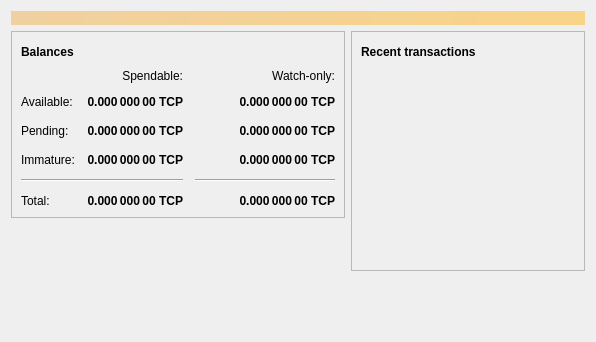
<?xml version="1.0" encoding="UTF-8"?>
<ui version="4.0">
 <class>OverviewPage</class>
 <widget class="QWidget" name="OverviewPage">
  <property name="geometry">
   <rect>
    <x>0</x>
    <y>0</y>
    <width>596</width>
    <height>342</height>
   </rect>
  </property>
  <property name="windowTitle">
   <string>Form</string>
  </property>
  <layout class="QVBoxLayout" name="topLayout">
   <item>
    <widget class="QLabel" name="labelAlerts">
     <property name="visible">
      <bool>false</bool>
     </property>
     <property name="styleSheet">
      <string notr="true">QLabel { background-color: qlineargradient(x1: 0, y1: 0, x2: 1, y2: 0, stop:0 #F0D0A0, stop:1 #F8D488); color:#000000; }</string>
     </property>
     <property name="wordWrap">
      <bool>true</bool>
     </property>
     <property name="margin">
      <number>3</number>
     </property>
     <property name="textInteractionFlags">
      <set>Qt::TextSelectableByMouse</set>
     </property>
    </widget>
   </item>
   <item>
    <layout class="QHBoxLayout" name="horizontalLayout" stretch="1,1">
     <item>
      <layout class="QVBoxLayout" name="verticalLayout_2">
       <item>
        <widget class="QFrame" name="frame">
         <property name="frameShape">
          <enum>QFrame::StyledPanel</enum>
         </property>
         <property name="frameShadow">
          <enum>QFrame::Raised</enum>
         </property>
         <layout class="QVBoxLayout" name="verticalLayout_4">
          <item>
           <layout class="QHBoxLayout" name="horizontalLayout_4">
            <item>
             <widget class="QLabel" name="label_5">
              <property name="font">
               <font>
                <weight>75</weight>
                <bold>true</bold>
               </font>
              </property>
              <property name="text">
               <string>Balances</string>
              </property>
             </widget>
            </item>
            <item>
             <widget class="QPushButton" name="labelWalletStatus">
              <property name="enabled">
               <bool>true</bool>
              </property>
              <property name="maximumSize">
               <size>
                <width>30</width>
                <height>16777215</height>
               </size>
              </property>
              <property name="toolTip">
               <string>The displayed information may be out of date. Your wallet automatically synchronizes with the TavecchiacoinPay network after a connection is established, but this process has not completed yet.</string>
              </property>
              <property name="text">
               <string/>
              </property>
              <property name="icon">
               <iconset resource="../tavecchiacoinpay.qrc">
                <normaloff>:/icons/warning</normaloff>
                <disabledoff>:/icons/warning</disabledoff>:/icons/warning</iconset>
              </property>
              <property name="iconSize">
               <size>
                <width>24</width>
                <height>24</height>
               </size>
              </property>
              <property name="flat">
               <bool>true</bool>
              </property>
             </widget>
            </item>
            <item>
             <spacer name="horizontalSpacer_3">
              <property name="orientation">
               <enum>Qt::Horizontal</enum>
              </property>
              <property name="sizeHint" stdset="0">
               <size>
                <width>40</width>
                <height>20</height>
               </size>
              </property>
             </spacer>
            </item>
           </layout>
          </item>
          <item>
           <layout class="QGridLayout" name="gridLayout">
            <property name="spacing">
             <number>12</number>
            </property>
            <item row="2" column="2">
             <widget class="QLabel" name="labelWatchPending">
              <property name="font">
               <font>
                <weight>75</weight>
                <bold>true</bold>
               </font>
              </property>
              <property name="cursor">
               <cursorShape>IBeamCursor</cursorShape>
              </property>
              <property name="toolTip">
               <string>Unconfirmed transactions to watch-only addresses</string>
              </property>
              <property name="text">
               <string notr="true">0.000 000 00 TCP</string>
              </property>
              <property name="alignment">
               <set>Qt::AlignRight|Qt::AlignTrailing|Qt::AlignVCenter</set>
              </property>
              <property name="textInteractionFlags">
               <set>Qt::LinksAccessibleByMouse|Qt::TextSelectableByKeyboard|Qt::TextSelectableByMouse</set>
              </property>
             </widget>
            </item>
            <item row="2" column="1">
             <widget class="QLabel" name="labelUnconfirmed">
              <property name="font">
               <font>
                <weight>75</weight>
                <bold>true</bold>
               </font>
              </property>
              <property name="cursor">
               <cursorShape>IBeamCursor</cursorShape>
              </property>
              <property name="toolTip">
               <string>Total of transactions that have yet to be confirmed, and do not yet count toward the spendable balance</string>
              </property>
              <property name="text">
               <string notr="true">0.000 000 00 TCP</string>
              </property>
              <property name="alignment">
               <set>Qt::AlignRight|Qt::AlignTrailing|Qt::AlignVCenter</set>
              </property>
              <property name="textInteractionFlags">
               <set>Qt::LinksAccessibleByMouse|Qt::TextSelectableByKeyboard|Qt::TextSelectableByMouse</set>
              </property>
             </widget>
            </item>
            <item row="3" column="2">
             <widget class="QLabel" name="labelWatchImmature">
              <property name="font">
               <font>
                <weight>75</weight>
                <bold>true</bold>
               </font>
              </property>
              <property name="cursor">
               <cursorShape>IBeamCursor</cursorShape>
              </property>
              <property name="toolTip">
               <string>Mined balance in watch-only addresses that has not yet matured</string>
              </property>
              <property name="text">
               <string notr="true">0.000 000 00 TCP</string>
              </property>
              <property name="alignment">
               <set>Qt::AlignRight|Qt::AlignTrailing|Qt::AlignVCenter</set>
              </property>
              <property name="textInteractionFlags">
               <set>Qt::LinksAccessibleByMouse|Qt::TextSelectableByKeyboard|Qt::TextSelectableByMouse</set>
              </property>
             </widget>
            </item>
            <item row="4" column="0" colspan="2">
             <widget class="Line" name="line">
              <property name="orientation">
               <enum>Qt::Horizontal</enum>
              </property>
             </widget>
            </item>
            <item row="4" column="2">
             <widget class="Line" name="lineWatchBalance">
              <property name="sizePolicy">
               <sizepolicy hsizetype="Preferred" vsizetype="Fixed">
                <horstretch>0</horstretch>
                <verstretch>0</verstretch>
               </sizepolicy>
              </property>
              <property name="minimumSize">
               <size>
                <width>140</width>
                <height>0</height>
               </size>
              </property>
              <property name="orientation">
               <enum>Qt::Horizontal</enum>
              </property>
             </widget>
            </item>
            <item row="5" column="0">
             <widget class="QLabel" name="labelTotalText">
              <property name="text">
               <string>Total:</string>
              </property>
             </widget>
            </item>
            <item row="3" column="1">
             <widget class="QLabel" name="labelImmature">
              <property name="font">
               <font>
                <weight>75</weight>
                <bold>true</bold>
               </font>
              </property>
              <property name="cursor">
               <cursorShape>IBeamCursor</cursorShape>
              </property>
              <property name="toolTip">
               <string>Mined balance that has not yet matured</string>
              </property>
              <property name="text">
               <string notr="true">0.000 000 00 TCP</string>
              </property>
              <property name="alignment">
               <set>Qt::AlignRight|Qt::AlignTrailing|Qt::AlignVCenter</set>
              </property>
              <property name="textInteractionFlags">
               <set>Qt::LinksAccessibleByMouse|Qt::TextSelectableByKeyboard|Qt::TextSelectableByMouse</set>
              </property>
             </widget>
            </item>
            <item row="2" column="3">
             <spacer name="horizontalSpacer_2">
              <property name="orientation">
               <enum>Qt::Horizontal</enum>
              </property>
              <property name="sizeHint" stdset="0">
               <size>
                <width>40</width>
                <height>20</height>
               </size>
              </property>
             </spacer>
            </item>
            <item row="3" column="0">
             <widget class="QLabel" name="labelImmatureText">
              <property name="text">
               <string>Immature:</string>
              </property>
             </widget>
            </item>
            <item row="5" column="1">
             <widget class="QLabel" name="labelTotal">
              <property name="font">
               <font>
                <weight>75</weight>
                <bold>true</bold>
               </font>
              </property>
              <property name="cursor">
               <cursorShape>IBeamCursor</cursorShape>
              </property>
              <property name="toolTip">
               <string>Your current total balance</string>
              </property>
              <property name="text">
               <string notr="true">0.000 000 00 TCP</string>
              </property>
              <property name="alignment">
               <set>Qt::AlignRight|Qt::AlignTrailing|Qt::AlignVCenter</set>
              </property>
              <property name="textInteractionFlags">
               <set>Qt::LinksAccessibleByMouse|Qt::TextSelectableByKeyboard|Qt::TextSelectableByMouse</set>
              </property>
             </widget>
            </item>
            <item row="5" column="2">
             <widget class="QLabel" name="labelWatchTotal">
              <property name="font">
               <font>
                <weight>75</weight>
                <bold>true</bold>
               </font>
              </property>
              <property name="cursor">
               <cursorShape>IBeamCursor</cursorShape>
              </property>
              <property name="toolTip">
               <string>Current total balance in watch-only addresses</string>
              </property>
              <property name="text">
               <string notr="true">0.000 000 00 TCP</string>
              </property>
              <property name="alignment">
               <set>Qt::AlignRight|Qt::AlignTrailing|Qt::AlignVCenter</set>
              </property>
              <property name="textInteractionFlags">
               <set>Qt::LinksAccessibleByMouse|Qt::TextSelectableByKeyboard|Qt::TextSelectableByMouse</set>
              </property>
             </widget>
            </item>
            <item row="0" column="2">
             <widget class="QLabel" name="labelWatchonly">
              <property name="text">
               <string>Watch-only:</string>
              </property>
              <property name="alignment">
               <set>Qt::AlignRight|Qt::AlignTrailing|Qt::AlignVCenter</set>
              </property>
             </widget>
            </item>
            <item row="1" column="0">
             <widget class="QLabel" name="labelBalanceText">
              <property name="text">
               <string>Available:</string>
              </property>
             </widget>
            </item>
            <item row="1" column="1">
             <widget class="QLabel" name="labelBalance">
              <property name="font">
               <font>
                <weight>75</weight>
                <bold>true</bold>
               </font>
              </property>
              <property name="cursor">
               <cursorShape>IBeamCursor</cursorShape>
              </property>
              <property name="toolTip">
               <string>Your current spendable balance</string>
              </property>
              <property name="text">
               <string notr="true">0.000 000 00 TCP</string>
              </property>
              <property name="alignment">
               <set>Qt::AlignRight|Qt::AlignTrailing|Qt::AlignVCenter</set>
              </property>
              <property name="textInteractionFlags">
               <set>Qt::LinksAccessibleByMouse|Qt::TextSelectableByKeyboard|Qt::TextSelectableByMouse</set>
              </property>
             </widget>
            </item>
            <item row="1" column="2">
             <widget class="QLabel" name="labelWatchAvailable">
              <property name="font">
               <font>
                <weight>75</weight>
                <bold>true</bold>
               </font>
              </property>
              <property name="cursor">
               <cursorShape>IBeamCursor</cursorShape>
              </property>
              <property name="toolTip">
               <string>Your current balance in watch-only addresses</string>
              </property>
              <property name="text">
               <string notr="true">0.000 000 00 TCP</string>
              </property>
              <property name="alignment">
               <set>Qt::AlignRight|Qt::AlignTrailing|Qt::AlignVCenter</set>
              </property>
              <property name="textInteractionFlags">
               <set>Qt::LinksAccessibleByMouse|Qt::TextSelectableByKeyboard|Qt::TextSelectableByMouse</set>
              </property>
             </widget>
            </item>
            <item row="2" column="0">
             <widget class="QLabel" name="labelPendingText">
              <property name="text">
               <string>Pending:</string>
              </property>
             </widget>
            </item>
            <item row="0" column="1">
             <widget class="QLabel" name="labelSpendable">
              <property name="text">
               <string>Spendable:</string>
              </property>
              <property name="alignment">
               <set>Qt::AlignRight|Qt::AlignTrailing|Qt::AlignVCenter</set>
              </property>
             </widget>
            </item>
           </layout>
          </item>
         </layout>
        </widget>
       </item>
       <item>
        <spacer name="verticalSpacer">
         <property name="orientation">
          <enum>Qt::Vertical</enum>
         </property>
         <property name="sizeHint" stdset="0">
          <size>
           <width>20</width>
           <height>40</height>
          </size>
         </property>
        </spacer>
       </item>
      </layout>
     </item>
     <item>
      <layout class="QVBoxLayout" name="verticalLayout_3">
       <item>
        <widget class="QFrame" name="frame_2">
         <property name="frameShape">
          <enum>QFrame::StyledPanel</enum>
         </property>
         <property name="frameShadow">
          <enum>QFrame::Raised</enum>
         </property>
         <layout class="QVBoxLayout" name="verticalLayout">
          <item>
           <layout class="QHBoxLayout" name="horizontalLayout_2">
            <item>
             <widget class="QLabel" name="label_4">
              <property name="font">
               <font>
                <weight>75</weight>
                <bold>true</bold>
               </font>
              </property>
              <property name="text">
               <string>Recent transactions</string>
              </property>
             </widget>
            </item>
            <item>
             <widget class="QPushButton" name="labelTransactionsStatus">
              <property name="enabled">
               <bool>true</bool>
              </property>
              <property name="maximumSize">
               <size>
                <width>30</width>
                <height>16777215</height>
               </size>
              </property>
              <property name="toolTip">
               <string>The displayed information may be out of date. Your wallet automatically synchronizes with the TavecchiacoinPay network after a connection is established, but this process has not completed yet.</string>
              </property>
              <property name="text">
               <string/>
              </property>
              <property name="icon">
               <iconset resource="../tavecchiacoinpay.qrc">
                <normaloff>:/icons/warning</normaloff>
                <disabledoff>:/icons/warning</disabledoff>:/icons/warning</iconset>
              </property>
              <property name="iconSize">
               <size>
                <width>24</width>
                <height>24</height>
               </size>
              </property>
              <property name="flat">
               <bool>true</bool>
              </property>
             </widget>
            </item>
            <item>
             <spacer name="horizontalSpacer">
              <property name="orientation">
               <enum>Qt::Horizontal</enum>
              </property>
              <property name="sizeHint" stdset="0">
               <size>
                <width>40</width>
                <height>20</height>
               </size>
              </property>
             </spacer>
            </item>
           </layout>
          </item>
          <item>
           <widget class="QListView" name="listTransactions">
            <property name="styleSheet">
             <string notr="true">QListView { background: transparent; }</string>
            </property>
            <property name="frameShape">
             <enum>QFrame::NoFrame</enum>
            </property>
            <property name="verticalScrollBarPolicy">
             <enum>Qt::ScrollBarAlwaysOff</enum>
            </property>
            <property name="horizontalScrollBarPolicy">
             <enum>Qt::ScrollBarAlwaysOff</enum>
            </property>
            <property name="selectionMode">
             <enum>QAbstractItemView::NoSelection</enum>
            </property>
           </widget>
          </item>
         </layout>
        </widget>
       </item>
       <item>
        <spacer name="verticalSpacer_2">
         <property name="orientation">
          <enum>Qt::Vertical</enum>
         </property>
         <property name="sizeHint" stdset="0">
          <size>
           <width>20</width>
           <height>40</height>
          </size>
         </property>
        </spacer>
       </item>
      </layout>
     </item>
    </layout>
   </item>
  </layout>
 </widget>
 <resources/>
 <connections/>
</ui>
